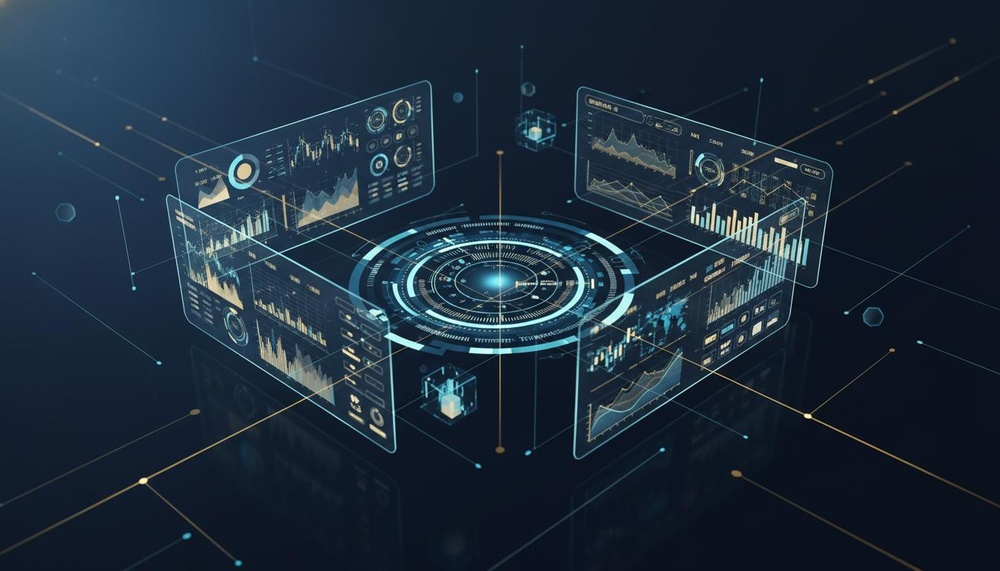
#> input picture analytics-visual.jpg, 1000 x 571 px, shrunk from 1344 x 768 before the run
$ python knockout_logo_bg.py ../analytics-visual.jpg out.png 100
#> lines starting #> are read from the running program, lines starting #| are printed output that depends on the picture
"""Knock out the near-black background of the FACTS logo to transparency.
Writes a *_transparent.png preview; does not overwrite the source."""
import sys
from PIL import Image

src = sys.argv[1]
dst = sys.argv[2]
threshold = int(sys.argv[3]) if len(sys.argv) > 3 else 40

img = Image.open(src).convert("RGBA")
px = img.load()
w, h = img.size
#> w = 1000; h = 571
changed = 0
for y in range(h):
    for x in range(w):
        r, g, b, a = px[x, y]
        # near-black AND currently opaque -> make transparent
        if a > 0 and r <= threshold and g <= threshold and b <= threshold:
            px[x, y] = (r, g, b, 0)
            changed += 1
#> after the loop, changed = 513482
img.save(dst)
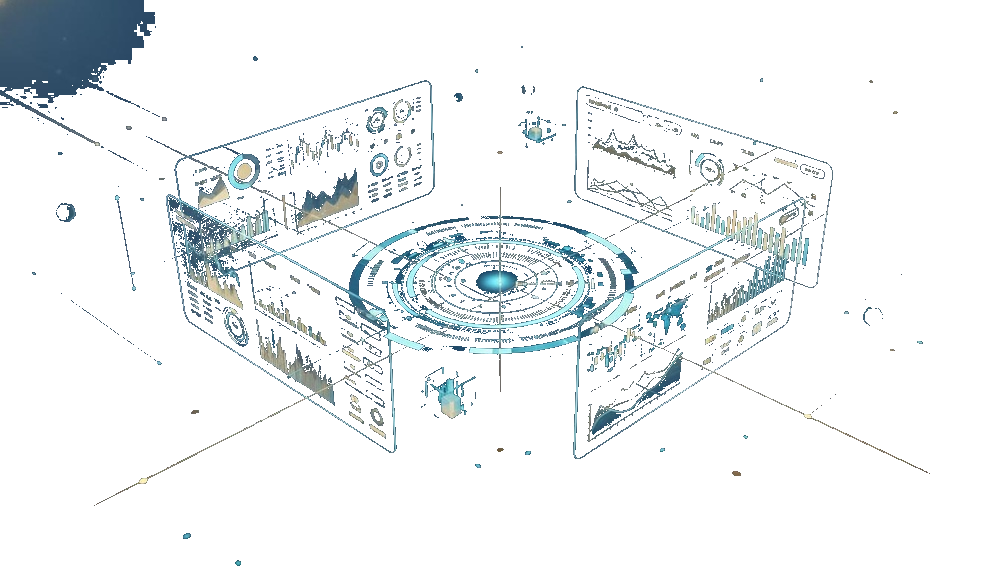
#> saved as out.png: PIL image 1000x571 RGBA; mean R, G, B, A 29, 44.3, 59.9, 25.7; transparent parts drawn white
print(f"{src} -> {dst}: {changed} px cleared (threshold={threshold}), size={w}x{h}")
#| ../analytics-visual.jpg -> out.png: 513482 px cleared (threshold=100), size=1000x571

$ run again, on team-meeting.jpg
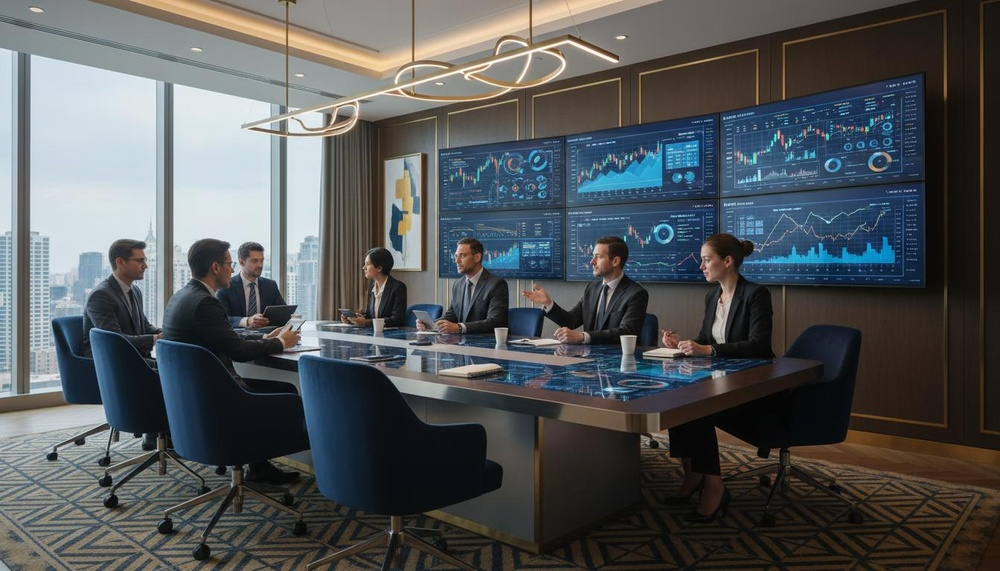
#> input picture team-meeting.jpg, 1000 x 571 px, shrunk from 1344 x 768 before the run
#> after the loop `for y in range(h):`: changed = 336702
#> `img.save(dst)`:
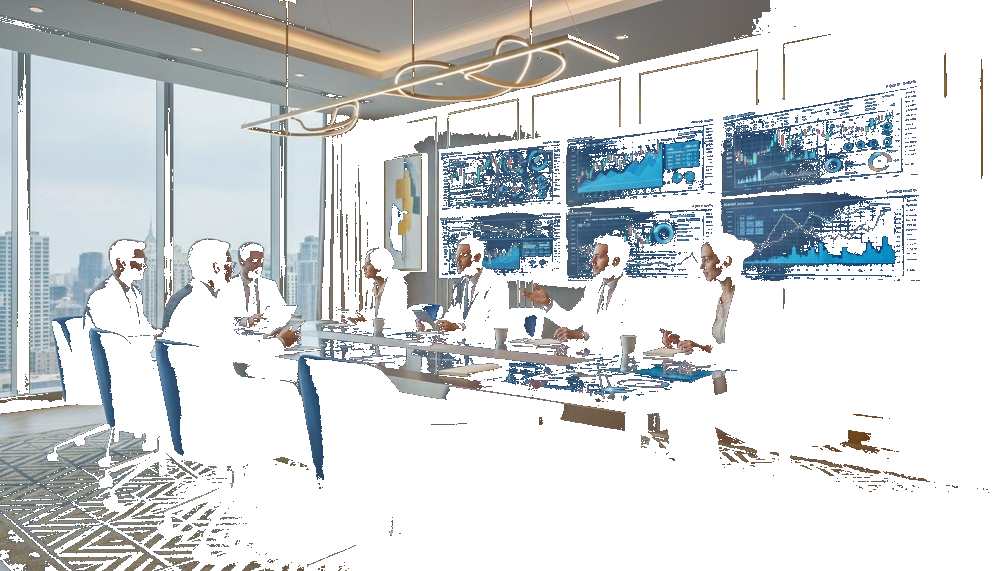
#> saved as out.png: PIL image 1000x571 RGBA; mean R, G, B, A 82.7, 86.4, 88.1, 104.6; transparent parts drawn white
#| ../team-meeting.jpg -> out.png: 336702 px cleared (threshold=100), size=1000x571
